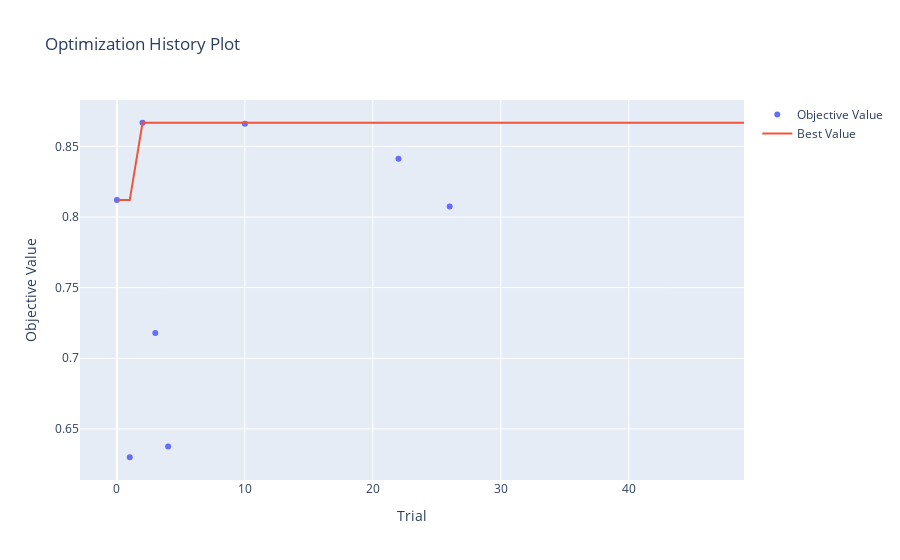

Here is the notebook cell this chart was saved with:
### Markdown cell above
## Visualize

### Code cell
plot_optimization_history(study_lstm_word2vec)

### Figure 1 — Plotly figure (JSON) as saved in the notebook; plotly's stock layout.template omitted (floating-point values rounded to 4 significant figures)
{"data": [{"mode": "markers", "name": "Objective Value", "type": "scatter", "x": [0, 1, 2, 3, 4, 10, 22, 26], "y": [0.8119, 0.6299, 0.8667, 0.7178, 0.6375, 0.866, 0.8412, 0.8075]}, {"mode": "lines", "name": "Best Value", "type": "scatter", "x": [0, 1, 2, 3, 4, 5, 6, 7, 8, 9, 10, 11, 12, 13, 14, 15, 16, 17, 18, 19, 20, 21, 22, 23, 24, 25, 26, 27, 28, 29, 30, 31, 32, 33, 34, 35, 36, 37, 38, 39, 40, 41, 42, 43, 44, 45, 46, 47, 48, 49], "y": [0.8119, 0.8119, 0.8667, 0.8667, 0.8667, 0.8667, 0.8667, 0.8667, 0.8667, 0.8667, 0.8667, 0.8667, 0.8667, 0.8667, 0.8667, 0.8667, 0.8667, 0.8667, 0.8667, 0.8667, 0.8667, 0.8667, 0.8667, 0.8667, 0.8667, 0.8667, 0.8667, 0.8667, 0.8667, 0.8667, 0.8667, 0.8667, 0.8667, 0.8667, 0.8667, 0.8667, 0.8667, 0.8667, 0.8667, 0.8667, 0.8667, 0.8667, 0.8667, 0.8667, 0.8667, 0.8667, 0.8667, 0.8667, 0.8667, 0.8667]}, {"marker": {"color": "#cccccc"}, "mode": "markers", "name": "Infeasible Trial", "showlegend": false, "type": "scatter", "x": [], "y": []}], "layout": {"title": {"text": "Optimization History Plot"}, "xaxis": {"title": {"text": "Trial"}}, "yaxis": {"title": {"text": "Objective Value"}}}}
